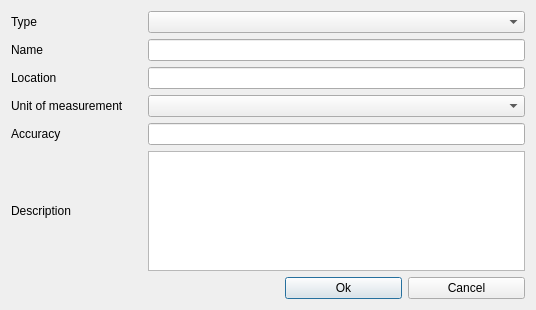
<?xml version="1.0" encoding="UTF-8"?>
<ui version="4.0">
 <class>AddDialog</class>
 <widget class="QDialog" name="AddDialog">
  <property name="geometry">
   <rect>
    <x>0</x>
    <y>0</y>
    <width>536</width>
    <height>310</height>
   </rect>
  </property>
  <property name="windowTitle">
   <string>Dialog</string>
  </property>
  <layout class="QGridLayout" name="gridLayout">
   <item row="0" column="0">
    <widget class="QLabel" name="type_label">
     <property name="text">
      <string>Type</string>
     </property>
    </widget>
   </item>
   <item row="0" column="1" colspan="3">
    <widget class="QComboBox" name="type_comboBox">
     <property name="contextMenuPolicy">
      <enum>Qt::NoContextMenu</enum>
     </property>
    </widget>
   </item>
   <item row="1" column="0">
    <widget class="QLabel" name="name_label">
     <property name="text">
      <string>Name</string>
     </property>
    </widget>
   </item>
   <item row="1" column="1" colspan="3">
    <widget class="QLineEdit" name="name_edit"/>
   </item>
   <item row="2" column="0">
    <widget class="QLabel" name="locat_label">
     <property name="text">
      <string>Location</string>
     </property>
    </widget>
   </item>
   <item row="2" column="1" colspan="3">
    <widget class="QLineEdit" name="locat_edit"/>
   </item>
   <item row="3" column="0">
    <widget class="QLabel" name="unit_label">
     <property name="text">
      <string>Unit of measurement</string>
     </property>
    </widget>
   </item>
   <item row="3" column="1" colspan="3">
    <widget class="QComboBox" name="unit_comboBox">
     <property name="contextMenuPolicy">
      <enum>Qt::NoContextMenu</enum>
     </property>
    </widget>
   </item>
   <item row="4" column="0">
    <widget class="QLabel" name="accur_label">
     <property name="text">
      <string>Accuracy</string>
     </property>
    </widget>
   </item>
   <item row="4" column="1" colspan="3">
    <widget class="QLineEdit" name="accur_edit"/>
   </item>
   <item row="5" column="0">
    <widget class="QLabel" name="descr_label">
     <property name="text">
      <string>Description</string>
     </property>
    </widget>
   </item>
   <item row="5" column="1" colspan="3">
    <widget class="QTextEdit" name="descr_edit"/>
   </item>
   <item row="6" column="0" colspan="2">
    <spacer name="horizontalSpacer">
     <property name="orientation">
      <enum>Qt::Horizontal</enum>
     </property>
     <property name="sizeHint" stdset="0">
      <size>
       <width>268</width>
       <height>20</height>
      </size>
     </property>
    </spacer>
   </item>
   <item row="6" column="2">
    <widget class="QPushButton" name="ok_button">
     <property name="text">
      <string>Ok</string>
     </property>
    </widget>
   </item>
   <item row="6" column="3">
    <widget class="QPushButton" name="cancel_button">
     <property name="text">
      <string>Cancel</string>
     </property>
    </widget>
   </item>
  </layout>
 </widget>
 <resources/>
 <connections/>
</ui>
